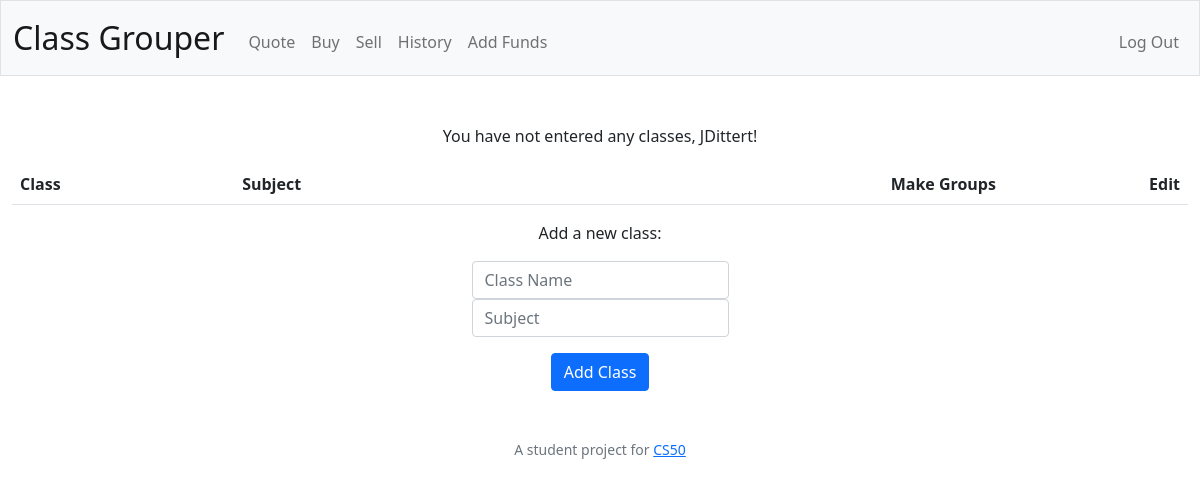
The page /classes (signed in) on the database as committed earlier.
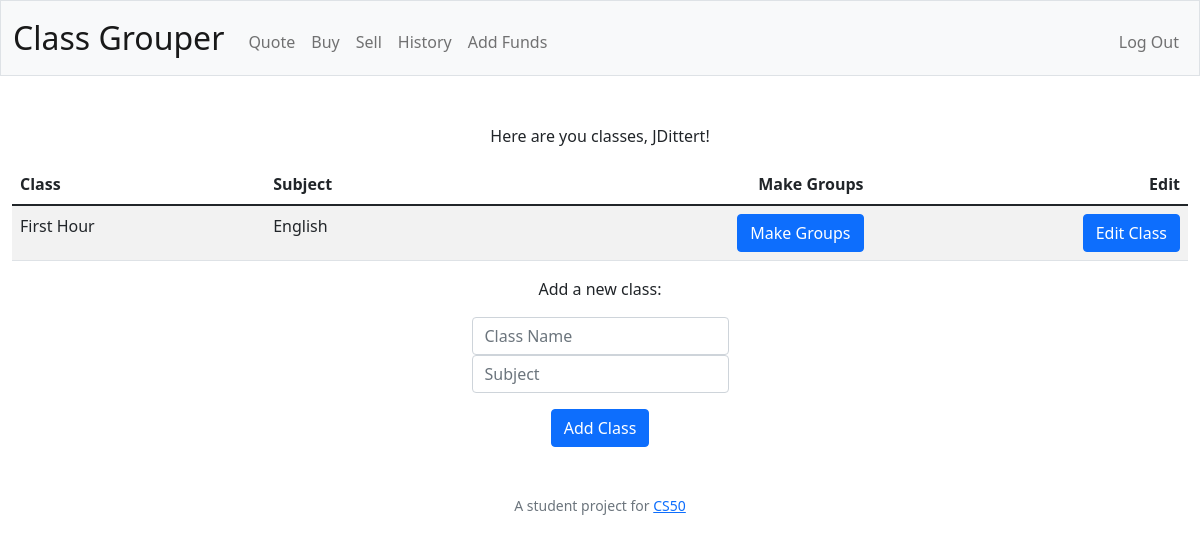
The same page on the database as committed later.
### tables this page shows
CREATE TABLE users (id INTEGER PRIMARY KEY AUTOINCREMENT NOT NULL, username TEXT NOT NULL, usercase TEXT NOT NULL, hash TEXT NOT NULL);

CREATE TABLE classes (id INTEGER PRIMARY KEY AUTOINCREMENT NOT NULL, class TEXT NOT NULL, subject TEXT NOT NULL, teacher INTEGER NOT NULL, FOREIGN KEY (teacher) REFERENCES users(id));

### app.py (the view)
@app.route("/classes")
@login_required
def classes():
    teacher = db.execute(
        "SELECT * FROM users WHERE id = ?", session["user_id"]
    )
    name = teacher[0]["usercase"]
    classes = db.execute(
        "SELECT * FROM classes WHERE teacher = ?", session["user_id"]
    )
    if not classes:
        message = "You have not entered any classes"
        return render_template("classes.html", name=name, message=message)
    else:
        message = "Here are you classes"
        return render_template("classes.html", name=name, message=message, classes=classes)

### app.py (called while the page is built)
@app.after_request
def after_request(response):
    response.headers["Cache-Control"] = "no-cache, no-store, must-revalidate"
    response.headers["Expires"] = 0
    response.headers["Pragma"] = "no-cache"
    return response

### helpers.py (called while the page is built)
def login_required(f):
    @wraps(f)
    def decorated_function(*args, **kwargs):
        if session.get("user_id") is None:
            return redirect("/login")
        return f(*args, **kwargs)
    return decorated_function

### templates/classes.html (shortened to what this page needs)
{% extends "layout.html" %}
{% block main %}
    <div>
        <p>{{ message }}, {{ name }}!</p>
    </div>
    <table class="table table-striped">
        <thead>
            <tr>
                <th class="text-start">Class</th>
                <th class="text-start">Subject</th>
                <th class="text-end">Make Groups</th>
                <th class="text-end">Edit</th>
            </tr>
        </thead>
        <tbody>
            {% for class in classes %}
                <tr>
                    <td class="text-start">{{ class.class }}</td>
                    <td class="text-start">{{ class.subject }}</td>
                    <td class="text-end"><button class="btn btn-primary" type="button">Make Groups</td>
                    <td class="text-end"><button class="btn btn-primary" type="button">Edit Class</td>
                </tr>
            {% endfor %}
        </tbody>
    </table>
    <div>
        <p>Add a new class:</p>
        <form action="/add_class" method="post">
            <div class="mb-3">
                <input autocomplete="off" class="form-control mx-auto w-auto" id="class" name="class" placeholder="Class Name" type="text">
                <input class="form-control mx-auto w-auto" id="subject" name="subject" placeholder="Subject" type="text">
            </div>
            <button class="btn btn-primary" type="submit">Add Class</button>
        </form>
    </div>
{% endblock %}

### templates/layout.html (shortened to what this page needs)
<!DOCTYPE html>
<html lang="en">
    <head>
        <link href="https://cdn.jsdelivr.net/npm/bootstrap@5.1.3/dist/css/bootstrap.min.css" rel="stylesheet">
        <link href="/static/styles.css" rel="stylesheet">
    </head>
    <body>
        <nav class="bg-light border navbar navbar-expand-md navbar-light">
            <div class="container-fluid">
                <a class="navbar-brand" href="/">Class Grouper</a>
                <div class="collapse navbar-collapse" id="navbar">
                    {% if session["user_id"] %}
                        <ul class="navbar-nav me-auto mt-2">
                            <li class="nav-item"><a class="nav-link" href="/quote">Quote</a></li>
                            <li class="nav-item"><a class="nav-link" href="/buy">Buy</a></li>
                            <li class="nav-item"><a class="nav-link" href="/sell">Sell</a></li>
                            <li class="nav-item"><a class="nav-link" href="/history">History</a></li>
                            <li class="nav-item"><a class="nav-link" href="/add">Add Funds</a></li>
                        </ul>
                        <ul class="navbar-nav ms-auto mt-2">
                            <li class="nav-item"><a class="nav-link" href="/logout">Log Out</a></li>
                        </ul>
                    {% else %}
                        <ul class="navbar-nav ms-auto mt-2">
                            <li class="nav-item"><a class="nav-link" href="/register">Register</a></li>
                            <li class="nav-item"><a class="nav-link" href="/login">Log In</a></li>
                        </ul>
                    {% endif %}
                </div>
            </div>
        </nav>
        <main class="container-fluid py-5 text-center">
            {% block main %}{% endblock %}
        </main>
        <footer class="mb-5 small text-center text-muted">
            A student project for <a href="https://cs50.harvard.edu/x/2022/">CS50</a>
        </footer>
    </body>
</html>

### Static/styles.css (style rules this page uses)
nav .navbar-brand { font-size: xx-large; }

Rows that differ between the two databases and show on the page:
added classes: class "First Hour", subject "English"
Other text that changed with them:
{{ message }}: "You have not entered any classes" → "Here are you classes"
